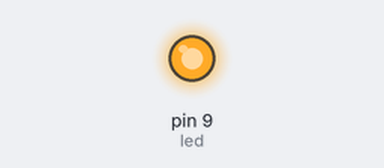
The sketch below on a simulated Arduino Uno, built with avr-gcc and run on an emulated ATmega328P. On the bench: output pins drawn as LEDs (lit = HIGH).

Above: at 2.5 s.
At 7.5 s:
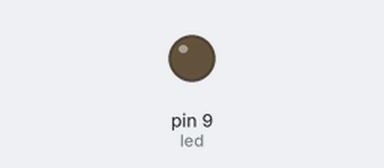
Timing chart, 0 to 13.0 s (numbered marks = the images above):
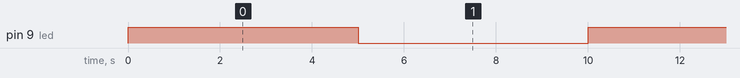

Measured:
- by itself, pin 9 (led): alternates HIGH for 5.0 s and LOW for 5.0 s

The sketch:

blynk_led1.ino
```cpp
#define led 9
void setup() {
  pinMode(led, OUTPUT);
}

void loop() {
  digitalWrite(led, 1);
  delay(5000);
  digitalWrite(led, 0);
  delay(5000);
}
```
